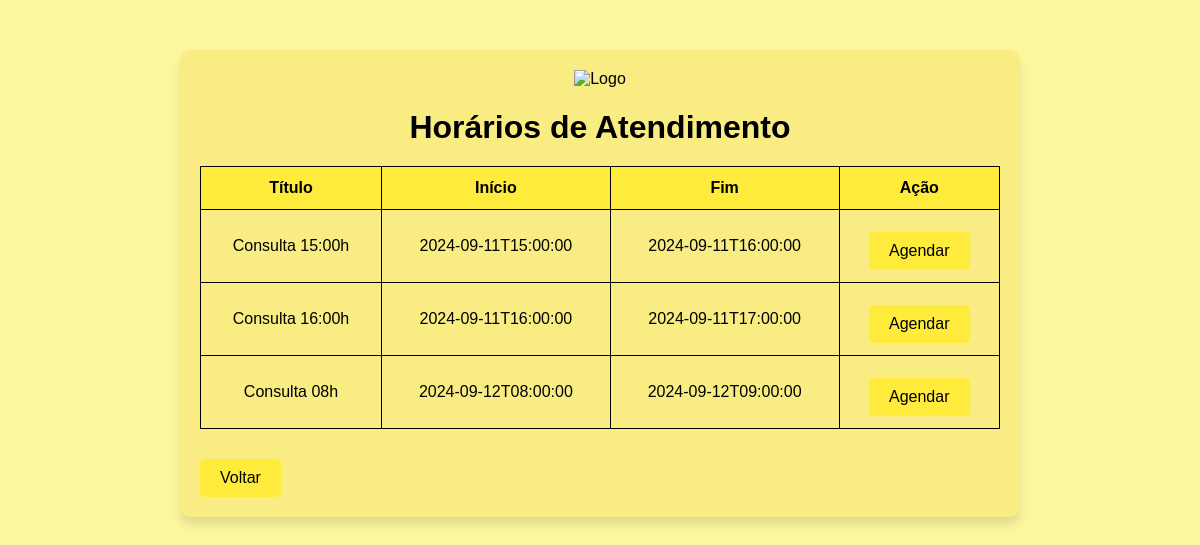
Page /agendar_consulta (signed in) on the earlier database version.
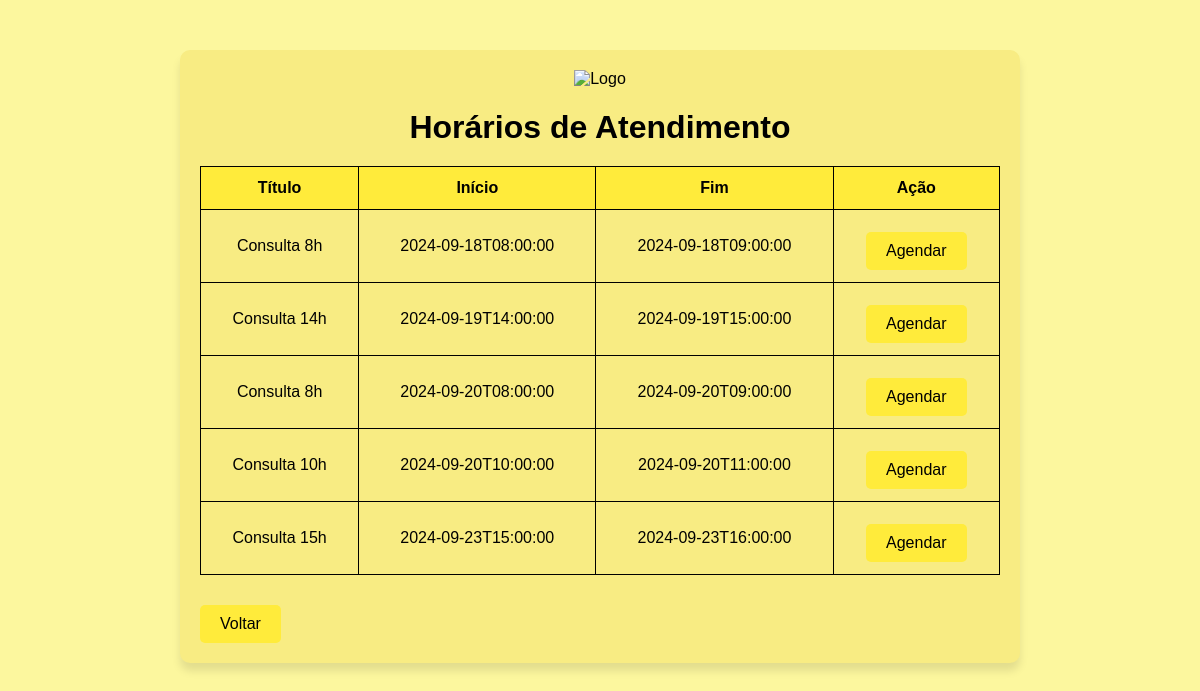
Same page on the later database version.
### tables this page shows
CREATE TABLE horarios (
            ID INTEGER NOT NULL PRIMARY KEY AUTOINCREMENT,
            title TEXT NOT NULL,
            start TEXT NOT NULL,
            end TEXT NOT NULL);

### app.py (the view)
@app.route('/agendar_consulta')
def agendar_consulta():
    if 'user_id' not in session:
        return redirect(url_for('login'))
    conn = sqlite3.connect('banco_de_dados.db')
    conn.row_factory = sqlite3.Row
    cursor = conn.cursor()
    cursor.execute('SELECT title, start, end FROM horarios')
    horarios = cursor.fetchall()
    conn.close()
    return render_template('agendar_consulta.html', horarios=horarios)

### templates/agendar_consulta.html (shortened to what this page needs)
<!DOCTYPE html>
<html lang="pt-BR">
<head>
</head>
<body>
<div class="container">
    <div class="logo">
        <img src="../static/imagens/thumbnailsite (1).png" alt="Logo">
    </div>
    <h1>Horários de Atendimento</h1>
    <table>
        <thead>
            <tr>
                <th>Título</th>
                <th>Início</th>
                <th>Fim</th>
                <th>Ação</th>
            </tr>
        </thead>
        <tbody>
            {% for horario in horarios %}
            <tr>
                <td>{{ horario.title }}</td>
                <td>{{ horario.start }}</td>
                <td>{{ horario.end }}</td>
                <td>
                    <a href="#" class="btn">Agendar</a>
                </td>
            </tr>
            {% endfor %}
        </tbody>
    </table>
    <a href="/telapaciente" class="btn">Voltar</a>
</div>
</body>
</html>

### templates/agendar_consulta.html (style rules this page uses)
body { font-family: Arial, sans-serif; margin: 0; padding: 0; background-color: #fcf79e; color: #000000; display: flex; justify-content: center; align-items: center; flex-direction: column; }
.container { width: 90%; max-width: 800px; margin-top: 50px; background-color: #f8ec83; padding: 20px; border-radius: 10px; box-shadow: 0 8px 8px rgba(0, 0, 0, 0.1); }
h1 { text-align: center; margin-bottom: 20px; color: #000000; }
table { width: 100%; border-collapse: collapse; margin-bottom: 20px; }
table, th, td { border: 1px solid #000000; }
th, td { padding: 12px; text-align: center; }
th { background-color: #ffeb3b; color: rgb(0, 0, 0); }
.btn { display: inline-block; padding: 10px 20px; color: rgb(0, 0, 0); background-color: #ffeb3b; text-align: center; border-radius: 5px; text-decoration: none; margin-top: 10px; }
.logo { margin-bottom: 20px; text-align: center; }
.logo img { max-width: 70%; }

Differences in the rows shown:
added horarios: title "Consulta 8h", start "2024-09-18T08:00:00", end "2024-09-18T09:00:00"
changed horarios: title "Consulta 15:00h" → "Consulta 14h"; start "2024-09-11T15:00:00" → "2024-09-19T14:00:00"; end "2024-09-11T16:00:00" → "2024-09-19T15:00:00"
changed horarios (number 3 of 5 on the later page): title "Consulta 16:00h" → "Consulta 8h"; start "2024-09-11T16:00:00" → "2024-09-20T08:00:00"; end "2024-09-11T17:00:00" → "2024-09-20T09:00:00"
changed horarios: title "Consulta 08h" → "Consulta 10h"; start "2024-09-12T08:00:00" → "2024-09-20T10:00:00"; end "2024-09-12T09:00:00" → "2024-09-20T11:00:00"
added horarios: title "Consulta 15h", start "2024-09-23T15:00:00", end "2024-09-23T16:00:00"
